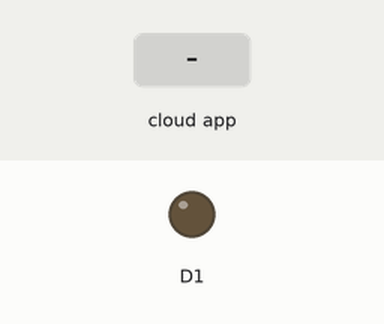
The sketch below on a simulated ESP8266 (NodeMCU). Parts: output pins drawn as LEDs (lit = HIGH). The test bench sets the inputs (shaded band).

Above: at 2.7 s.
2.8 s: the phone or cloud app sets 0 to 0
At 4.2 s:
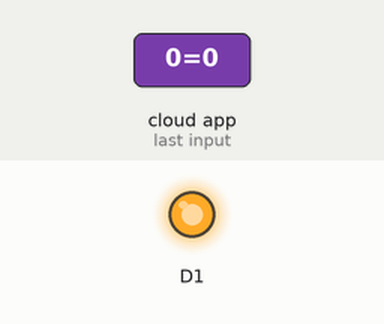
5.0 s: the phone or cloud app sets 0 to 1
At 6.9 s:
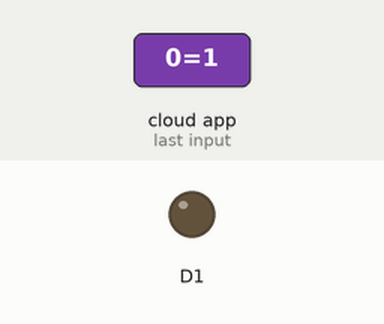
Timing chart, 0 to 8.4 s (numbered marks = the images above; inputs shaded):
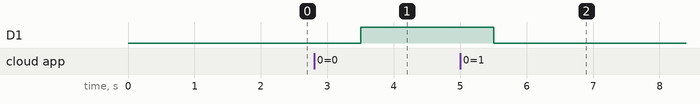

The sketch:

mqtt.ino
```cpp
#include<CayenneMQTTESP8266.h>
#define CAYENNE_DEBUG
#define CAYENNE_PRINT Serial
char ssid[]="Vethics Studio";
char password[]="Truevalue123!";

char username[]="982b8da0-342b-11e9-809d-0f8fe4c30267";
char mqtt_password[]="1b8a2d9dffebd658fbcace1c6737314550561f58";
char client_id[]="bad30360-342b-11e9-a056-c5cffe7f75f9";
void setup() {
  // put your setup code here, to run once:
  Cayenne.begin(username,mqtt_password,client_id,ssid,password);
 // pinMode(d1,OUTPUT);
 // digitalWrite(d,HIGH);
   pinMode(D1, OUTPUT);
    digitalWrite(D1, 0);
}

void loop() {
  // put your main code here, to run repeatedly:
Cayenne.loop();
//Cayenne.virtualWrite(1,)
}

CAYENNE_IN(0)
{
 digitalWrite(D1, !getValue.asInt());
}
```

Measured:
- after the input at 2.8 s, D1: LOW → HIGH after 0.70 s
- after the input at 5.0 s, D1: HIGH → LOW after 0.50 s
